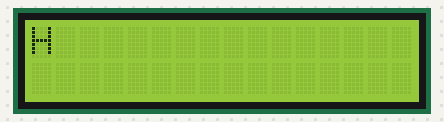
This sketch was run on a simulated Arduino Uno, built with avr-gcc and run on an emulated ATmega328P. Shown: 16×2 character LCD.

Above: at 0.16 s.
At 1.06 s:
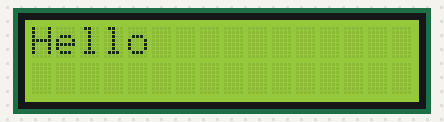
At 2.46 s:
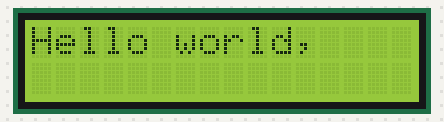
At 2.9 s:
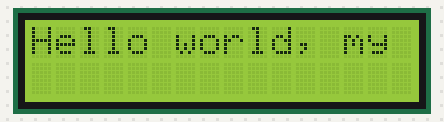
At 5.16 s:
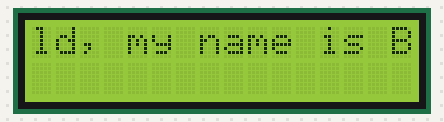
At 39.81 s:
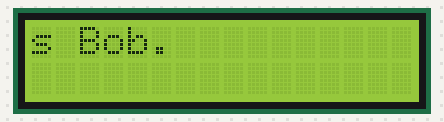

Measured:
- what the display in image 1 shows lasts 0.4 s, from 0.9 s to 1.3 s
- what the display in image 3 shows lasts 0.6 s, from 2.9 s to 3.5 s

The sketch:

GoogleSearch_V2.0.ino
```cpp
#include <SPI.h>
#include <Ethernet.h>

// randomly chosen MAC address
byte mac[] = {0xDE, 0xAB, 0xCE, 0xFE, 0xEF, 0xDA};
char server[] = "www.google.com";
IPAddress ip(192, 168, 0, 177);
EthernetClient client;

String searchQuery = "Where is Shanghai";
String searchResult = "";

String checkString = "";
bool reachedResult = false;
int extraHTMLObj = 0;


void ethernetSetup() {
  Serial.begin(1000000);
  while (!Serial){
    ;
  }

  if (Ethernet.begin(mac) == 0) {
    Serial.println("Failed to configure ethernet");
    Ethernet.begin(mac, ip);
  }

  // if you get a connection, report back via serial:
  if (client.connect(server, 80)) {
    Serial.println("Connected");
  } else {
    // if you didn't get a connection to the server:
    Serial.println("Connection failed");
  }
}

void makeQuery(){
  // Make a HTTP request:
  String query = searchQuery;
  query.replace(" ", "+");
  client.println("GET /search?q=" + query + "&gws_rd=cr&dcr=0&ei=BU7vWfWxH8O_jwSMwoWwAw HTTP/1.1");
  client.println("Host: www.google.com");
  client.println("Connection: close");
  client.println();
}

void readResult() {
  // if there are incoming bytes availablenfrom the server, read them:
  if (client.available()) {
    char c = client.read();

    if (!reachedResult) {
      checkString += c;

      if (checkString.length() >= 4) {
        if (strstr("=\"st\"", checkString.c_str())){
          reachedResult = true;
        }
        checkString = "";
      }

    } else {
      searchResult += c;

        if (searchResult.endsWith("<span>")){
          extraHTMLObj++;
        }

        if (searchResult.endsWith("</span>")){
          if (!extraHTMLObj){
            searchResult = parseSentence(searchResult);
            client.stop();
          } else {
            searchResult = "";
            extraHTMLObj--;
          }
        }
    }
  }

  // if the server's disconnected, stop the client:
  if (!client.connected()) {
    Serial.println(searchQuery);
    Serial.println(searchResult);

    while (true);
  }
}

String parseSentence(String s) {
  if (s.indexOf("<b>...</b>") >= 0){
      s.remove(0, s.indexOf("<b>...</b>") + 10);
  }

  s.remove(s.indexOf(".") + 1);
  if (s.charAt(0) == '"') s.remove(0,1);
  if (s.charAt(0) == '>') s.remove(0,1);

  while (true) {
    int i = s.indexOf("<");

    if (i == -1) {
      break;
    } else {
      s.remove(i, s.indexOf(">") - i + 1);
    }
  }

  return s;
}
```

lcdScrollTest.ino
```cpp
#include <LiquidCrystal.h>

LiquidCrystal lcd(12, 11, 5, 4, 3, 2);
char str[] = "Hello world, my name is Bob.";
int len = sizeof(str)/sizeof(str[0]) - 1;
int count = 0;

void setup() {
  // put your setup code here, to run once:
  lcd.begin(16, 2);
}

void loop() {
  lcd.setCursor(0, 0);

  for (int i = 0; i < len; i++) {
    lcd.print(str[i]);
    count++;
    delay(200);

    if (count > 16) {
      count--;
      lcd.scrollDisplayLeft();
    }
  }
}
```
